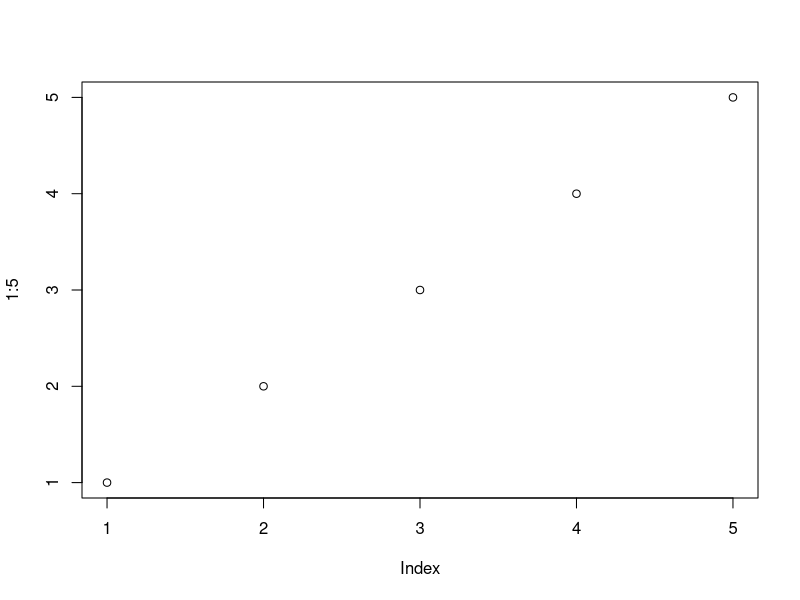

Recreate this plot in R.
## ---- chunk 1
knitr::opts_chunk$set(echo = FALSE)
## ---- chunk 2
plot(1:5)
